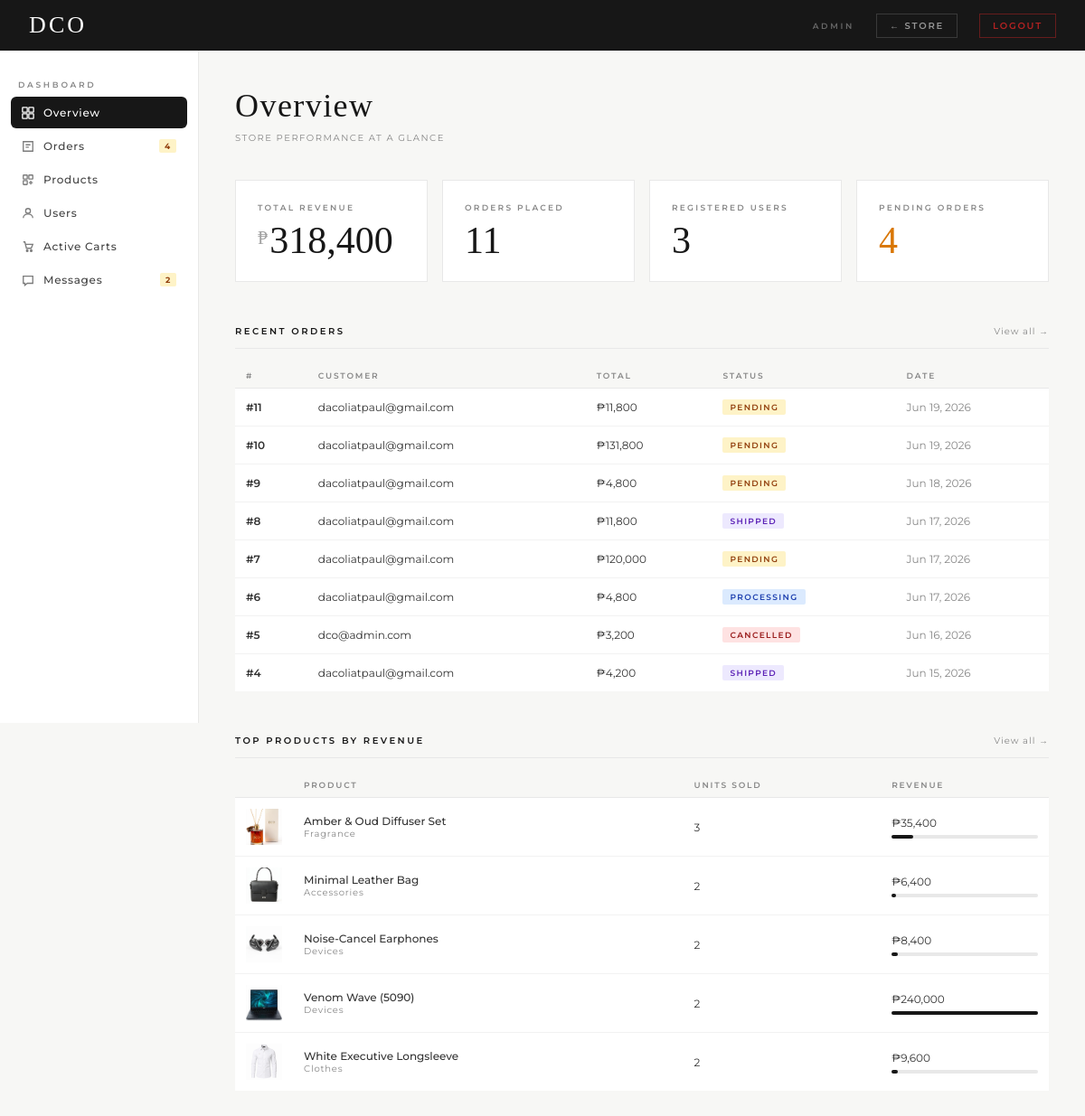
Screenshot of /admin.php (signed in) with the database file from the repository.
### tables this page shows
CREATE TABLE `orders` (
  `id` int(10) UNSIGNED NOT NULL,
  `user_id` int(10) UNSIGNED NOT NULL,
  `total_amount` decimal(10,2) NOT NULL,
  `status` enum('pending','confirmed','processing','shipped','delivered','cancelled') NOT NULL DEFAULT 'pending',
  `shipping_address` text DEFAULT NULL,
  `payment_method` varchar(30) DEFAULT NULL,
  `created_at` timestamp NOT NULL DEFAULT current_timestamp()
);

CREATE TABLE `users` (
  `id` int(10) UNSIGNED NOT NULL,
  `email` varchar(255) NOT NULL,
  `full_name` varchar(120) DEFAULT NULL,
  `phone` varchar(30) DEFAULT NULL,
  `address` text DEFAULT NULL,
  `password_hash` varchar(255) NOT NULL,
  `created_at` datetime NOT NULL DEFAULT current_timestamp()
);

CREATE TABLE `products` (
  `id` int(10) UNSIGNED NOT NULL,
  `name` varchar(150) NOT NULL,
  `category` varchar(50) NOT NULL,
  `price` decimal(10,2) NOT NULL,
  `image` varchar(255) DEFAULT '',
  `featured` tinyint(1) DEFAULT 0,
  `wide` tinyint(1) DEFAULT 0,
  `stock` int(10) UNSIGNED NOT NULL DEFAULT 0,
  `created_at` timestamp NOT NULL DEFAULT current_timestamp(),
  `deleted_at` timestamp NULL DEFAULT NULL
);

### admin.php (the view, shortened to what this page needs)
<?php
require_once 'config/app.php';
$stats = [];
$stats['total_users']   = $pdo->query('SELECT COUNT(*) FROM users')->fetchColumn();
$stats['total_orders']  = $pdo->query('SELECT COUNT(*) FROM orders')->fetchColumn();
$stats['total_revenue'] = $pdo->query("SELECT COALESCE(SUM(total_amount),0) FROM orders WHERE status != 'cancelled'")->fetchColumn();
$stats['pending_orders']= $pdo->query("SELECT COUNT(*) FROM orders WHERE status = 'pending'")->fetchColumn();
$orders = $pdo->query('
    SELECT o.id, o.total_amount, o.status, o.created_at,
           o.shipping_address, o.payment_method,
           u.email
    FROM orders o
    JOIN users u ON u.id = o.user_id
    ORDER BY o.created_at DESC
')->fetchAll();
$products = $pdo->query('
    SELECT p.id, p.name, p.category, p.price, p.image, p.featured, p.wide, p.stock,
           COALESCE(SUM(oi.quantity), 0) AS units_sold,
           COALESCE(SUM(oi.quantity * oi.unit_price), 0) AS revenue
    FROM products p
    LEFT JOIN order_items oi ON oi.product_id = p.id
    LEFT JOIN orders o ON o.id = oi.order_id AND o.status != "cancelled"
    WHERE p.deleted_at IS NULL
    GROUP BY p.id
    ORDER BY units_sold DESC
')->fetchAll();
$messages = $pdo->query('
    SELECT id, name, email, subject, message, created_at
    FROM contact_messages
    ORDER BY created_at DESC
')->fetchAll();
$activeTab = $_GET['tab'] ?? 'overview';
?>
<!DOCTYPE html>
<html lang="en">
<head>
</head>
<body>
<header class="admin-topbar">
    <a class="admin-logo" href="admin.php">DCO</a>
    <span class="admin-topbar-label">Admin</span>
    <a class="nav-store" href="index.php">← Store</a>
    <a class="nav-store" href="logout.php" style="border-color:rgba(220,38,38,0.4);color:rgba(220,38,38,0.8);">Logout</a>
</header>
<div class="admin-shell">
    <aside class="admin-sidebar">
        <div class="sidebar-section-label">Dashboard</div>
        <nav>
            <a class="admin-nav-link <?= $activeTab === 'overview'  ? 'active' : '' ?>" href="?tab=overview">
                <svg viewBox="0 0 16 16" fill="none" stroke="currentColor" stroke-width="1.5"><rect x="1" y="1" width="6" height="6" rx=".5"/><rect x="9" y="1" width="6" height="6" rx=".5"/><rect x="1" y="9" width="6" height="6" rx=".5"/><rect x="9" y="9" width="6" height="6" rx=".5"/></svg>
                Overview
            </a>
            <a class="admin-nav-link <?= $activeTab === 'orders'    ? 'active' : '' ?>" href="?tab=orders">
                <svg viewBox="0 0 16 16" fill="none" stroke="currentColor" stroke-width="1.5"><path d="M2 2h12v12H2z"/><path d="M5 6h6M5 9h4"/></svg>
                Orders
                <?php if ($stats['pending_orders'] > 0): ?>
                    <span style="margin-left:auto;background:#fef3c7;color:#92400e;font-size:9px;font-weight:700;padding:2px 6px;border-radius:2px;"><?= $stats['pending_orders'] ?></span>
                <?php endif; ?>
            </a>
            <a class="admin-nav-link <?= $activeTab === 'products'  ? 'active' : '' ?>" href="?tab=products">
                <svg viewBox="0 0 16 16" fill="none" stroke="currentColor" stroke-width="1.5"><rect x="2" y="2" width="5" height="5" rx=".5"/><rect x="9" y="2" width="5" height="5" rx=".5"/><rect x="2" y="9" width="5" height="5" rx=".5"/><path d="M9 11.5h5M11.5 9v5"/></svg>
                Products
            </a>
            <a class="admin-nav-link <?= $activeTab === 'users'     ? 'active' : '' ?>" href="?tab=users">
                <svg viewBox="0 0 16 16" fill="none" stroke="currentColor" stroke-width="1.5"><circle cx="8" cy="5" r="3"/><path d="M2 14c0-3 2.7-5 6-5s6 2 6 5"/></svg>
                Users
            </a>
            <a class="admin-nav-link <?= $activeTab === 'carts'     ? 'active' : '' ?>" href="?tab=carts">
                <svg viewBox="0 0 16 16" fill="none" stroke="currentColor" stroke-width="1.5"><path d="M2 2h2l2 8h6l2-5H5"/><circle cx="7" cy="13" r="1"/><circle cx="12" cy="13" r="1"/></svg>
                Active Carts
            </a>
            <a class="admin-nav-link <?= $activeTab === 'messages'  ? 'active' : '' ?>" href="?tab=messages">
                <svg viewBox="0 0 16 16" fill="none" stroke="currentColor" stroke-width="1.5"><path d="M2 3h12v9H7l-3 2.5V12H2z"/></svg>
                Messages
                <?php if (count($messages) > 0): ?>
                    <span style="margin-left:auto;background:#fef3c7;color:#92400e;font-size:9px;font-weight:700;padding:2px 6px;border-radius:2px;"><?= count($messages) ?></span>
                <?php endif; ?>
            </a>
        </nav>
    </aside>
    <main class="admin-main">
        <div class="tab-panel <?= $activeTab === 'overview' ? 'active' : '' ?>">
            <h1 class="page-heading">Overview</h1>
            <p class="page-sub">Store performance at a glance</p>
            <div class="stats-grid">
                <div class="stat-card">
                    <div class="stat-label">Total Revenue</div>
                    <div class="stat-value currency"><?= number_format($stats['total_revenue']) ?></div>
                </div>
                <div class="stat-card">
                    <div class="stat-label">Orders Placed</div>
                    <div class="stat-value"><?= $stats['total_orders'] ?></div>
                </div>
                <div class="stat-card">
                    <div class="stat-label">Registered Users</div>
                    <div class="stat-value"><?= $stats['total_users'] ?></div>
                </div>
                <div class="stat-card">
                    <div class="stat-label">Pending Orders</div>
                    <div class="stat-value" style="color:<?= $stats['pending_orders'] > 0 ? '#d97706' : 'inherit' ?>"><?= $stats['pending_orders'] ?></div>
                </div>
            </div>
            <div class="section-block">
                <div class="section-block-header">
                    <span class="section-block-title">Recent Orders</span>
                    <a href="?tab=orders" style="font-size:10px;letter-spacing:.1em;color:var(--mid);text-decoration:none;">View all →</a>
                </div>
                <table class="data-table">
                    <thead>
                        <tr>
                            <th>#</th>
                            <th>Customer</th>
                            <th>Total</th>
                            <th>Status</th>
                            <th>Date</th>
                        </tr>
                    </thead>
                    <tbody>
                        <?php $recentOrders = array_slice($orders, 0, 8); ?>
                        <?php if (empty($recentOrders)): ?>
                        <tr class="empty-row"><td colspan="5">No orders yet.</td></tr>
                        <?php else: foreach ($recentOrders as $o): ?>
                        <tr>
                            <td style="font-weight:600;">#<?= $o['id'] ?></td>
                            <td><?= htmlspecialchars($o['email']) ?></td>
                            <td>₱<?= number_format($o['total_amount']) ?></td>
                            <td><span class="status-badge status-<?= $o['status'] ?>"><?= $o['status'] ?></span></td>
                            <td style="color:var(--mid);"><?= date('M j, Y', strtotime($o['created_at'])) ?></td>
                        </tr>
                        <?php endforeach; endif; ?>
                    </tbody>
                </table>
            </div>
            <div class="section-block">
                <div class="section-block-header">
                    <span class="section-block-title">Top Products by Revenue</span>
                    <a href="?tab=products" style="font-size:10px;letter-spacing:.1em;color:var(--mid);text-decoration:none;">View all →</a>
                </div>
                <?php
                $topProducts = array_slice($products, 0, 5);
                $maxRev = max(1, max(array_column($topProducts ?: [['revenue'=>1]], 'revenue')));
                ?>
                <table class="data-table">
                    <thead><tr><th></th><th>Product</th><th>Units Sold</th><th>Revenue</th></tr></thead>
                    <tbody>
                        <?php if (empty($topProducts)): ?>
                        <tr class="empty-row"><td colspan="4">No sales data yet.</td></tr>
                        <?php else: foreach ($topProducts as $p): ?>
                        <tr>
                            <td style="width:44px;">
                                <?php if (!empty($p['image'])): ?>
                                    <img class="prod-thumb" src="<?= htmlspecialchars($p['image']) ?>" alt="">
                                <?php else: ?>
                                    <div class="prod-thumb-placeholder"></div>
                                <?php endif; ?>
                            </td>
                            <td>
                                <div style="font-weight:500;"><?= htmlspecialchars($p['name']) ?></div>
                                <div style="font-size:10px;color:var(--mid);letter-spacing:.08em;"><?= htmlspecialchars($p['category']) ?></div>
                            </td>
                            <td><?= $p['units_sold'] ?></td>
                            <td>
                                ₱<?= number_format($p['revenue']) ?>
                                <div class="rev-bar-bg"><div class="rev-bar" style="width:<?= round($p['revenue'] / $maxRev * 100) ?>%"></div></div>
                            </td>
                        </tr>
                        <?php endforeach; endif; ?>
                    </tbody>
                </table>
            </div>
        </div>
    </main>
</div>
</body>
</html>

### rows the page displays
orders: id "11", user.email "dacoliatpaul@gmail.com", total_amount "11,800", status "PENDING", created_at "Jun 19, 2026"
orders: id "10", user.email "dacoliatpaul@gmail.com", total_amount "131,800", status "PENDING", created_at "Jun 19, 2026"
orders: id "9", user.email "dacoliatpaul@gmail.com", total_amount "4,800", status "PENDING", created_at "Jun 18, 2026"
orders: id "8", user.email "dacoliatpaul@gmail.com", total_amount "11,800", status "SHIPPED", created_at "Jun 17, 2026"
orders: id "7", user.email "dacoliatpaul@gmail.com", total_amount "120,000", status "PENDING", created_at "Jun 17, 2026"
orders: id "6", user.email "dacoliatpaul@gmail.com", total_amount "4,800", status "PROCESSING", created_at "Jun 17, 2026"
orders: id "5", user.email "dco@admin.com", total_amount "3,200", status "CANCELLED", created_at "Jun 16, 2026"
orders: id "4", user.email "dacoliatpaul@gmail.com", total_amount "4,200", status "SHIPPED", created_at "Jun 15, 2026"
products: image (picture), name "Amber & Oud Diffuser Set", category "Fragrance", units_sold "3", revenue "35,400", $p['revenue'] / $maxRev * 100 15 (drawn)
products: image (picture), name "Minimal Leather Bag", category "Accessories", units_sold "2", revenue "6,400", $p['revenue'] / $maxRev * 100 3 (drawn)
products: image (picture), name "Noise-Cancel Earphones", category "Devices", units_sold "2", revenue "8,400", $p['revenue'] / $maxRev * 100 4 (drawn)
products: image (picture), name "Venom Wave (5090)", category "Devices", units_sold "2", revenue "240,000", $p['revenue'] / $maxRev * 100 100 (drawn)
products: image (picture), name "White Executive Longsleeve", category "Clothes", units_sold "2", revenue "9,600", $p['revenue'] / $maxRev * 100 4 (drawn)

### other values shown
$stats['pending_orders'] "4"
count($messages) "2"
$stats['total_revenue'] "318,400"
$stats['total_orders'] "11"
$stats['total_users'] "3"
